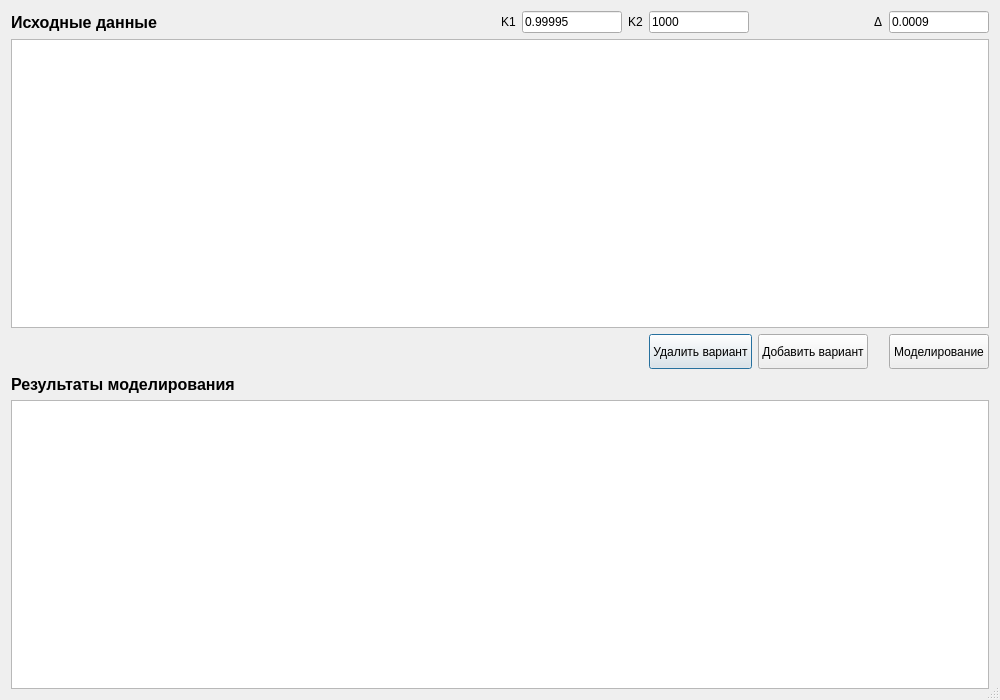
<?xml version="1.0" encoding="UTF-8"?>
<ui version="4.0">
 <class>AnalyticalModel</class>
 <widget class="QDialog" name="AnalyticalModel">
  <property name="windowModality">
   <enum>Qt::NonModal</enum>
  </property>
  <property name="enabled">
   <bool>true</bool>
  </property>
  <property name="geometry">
   <rect>
    <x>0</x>
    <y>0</y>
    <width>1000</width>
    <height>700</height>
   </rect>
  </property>
  <property name="windowTitle">
   <string>Аналитическая модель</string>
  </property>
  <property name="windowIcon">
   <iconset>
    <normaloff>analytics.ico</normaloff>analytics.ico</iconset>
  </property>
  <property name="sizeGripEnabled">
   <bool>true</bool>
  </property>
  <property name="modal">
   <bool>true</bool>
  </property>
  <layout class="QGridLayout" name="gridLayout_2">
   <item row="0" column="0">
    <layout class="QGridLayout" name="gridLayout">
     <item row="1" column="0" colspan="8">
      <widget class="QTableWidget" name="inputTableWidget">
       <property name="editTriggers">
        <set>QAbstractItemView::AnyKeyPressed|QAbstractItemView::DoubleClicked|QAbstractItemView::EditKeyPressed|QAbstractItemView::SelectedClicked</set>
       </property>
      </widget>
     </item>
     <item row="3" column="0">
      <widget class="QLabel" name="label_2">
       <property name="font">
        <font>
         <pointsize>12</pointsize>
         <weight>75</weight>
         <bold>true</bold>
        </font>
       </property>
       <property name="text">
        <string>Результаты моделирования</string>
       </property>
      </widget>
     </item>
     <item row="2" column="4">
      <widget class="QPushButton" name="deleteVariantButton">
       <property name="sizePolicy">
        <sizepolicy hsizetype="Fixed" vsizetype="Fixed">
         <horstretch>0</horstretch>
         <verstretch>0</verstretch>
        </sizepolicy>
       </property>
       <property name="minimumSize">
        <size>
         <width>0</width>
         <height>35</height>
        </size>
       </property>
       <property name="text">
        <string>Удалить вариант</string>
       </property>
      </widget>
     </item>
     <item row="2" column="7">
      <widget class="QPushButton" name="calculateButton">
       <property name="minimumSize">
        <size>
         <width>0</width>
         <height>35</height>
        </size>
       </property>
       <property name="autoFillBackground">
        <bool>false</bool>
       </property>
       <property name="text">
        <string>Моделирование</string>
       </property>
      </widget>
     </item>
     <item row="2" column="5">
      <widget class="QPushButton" name="addVariantButton">
       <property name="minimumSize">
        <size>
         <width>0</width>
         <height>35</height>
        </size>
       </property>
       <property name="text">
        <string>Добавить вариант</string>
       </property>
      </widget>
     </item>
     <item row="0" column="0">
      <widget class="QLabel" name="label">
       <property name="font">
        <font>
         <pointsize>12</pointsize>
         <weight>75</weight>
         <bold>true</bold>
        </font>
       </property>
       <property name="text">
        <string>Исходные данные</string>
       </property>
      </widget>
     </item>
     <item row="4" column="0" colspan="8">
      <widget class="QTableWidget" name="outputTableWidget">
       <property name="editTriggers">
        <set>QAbstractItemView::NoEditTriggers</set>
       </property>
      </widget>
     </item>
     <item row="0" column="1">
      <widget class="QLabel" name="label_3">
       <property name="toolTip">
        <string>&lt;html&gt;&lt;head/&gt;&lt;body&gt;&lt;p&gt;&lt;span style=&quot; font-size:12pt;&quot;&gt;При некорректном вводе используется значение по умолчанию, которое равно 0.99995&lt;/span&gt;&lt;/p&gt;&lt;/body&gt;&lt;/html&gt;</string>
       </property>
       <property name="text">
        <string>K1</string>
       </property>
      </widget>
     </item>
     <item row="0" column="2">
      <widget class="QLineEdit" name="k1LineEdit">
       <property name="maximumSize">
        <size>
         <width>100</width>
         <height>16777215</height>
        </size>
       </property>
       <property name="toolTip">
        <string>&lt;html&gt;&lt;head/&gt;&lt;body&gt;&lt;p&gt;&lt;span style=&quot; font-size:12pt;&quot;&gt;При некорректном вводе используется значение по умолчанию = 0.99995&lt;/span&gt;&lt;/p&gt;&lt;/body&gt;&lt;/html&gt;</string>
       </property>
       <property name="text">
        <string>0.99995</string>
       </property>
      </widget>
     </item>
     <item row="0" column="6">
      <widget class="QLabel" name="label_5">
       <property name="toolTip">
        <string>&lt;html&gt;&lt;head/&gt;&lt;body&gt;&lt;p&gt;&lt;span style=&quot; font-size:12pt;&quot;&gt;При некорректном вводе используется значение по умолчанию, которое равно 0.0009&lt;/span&gt;&lt;/p&gt;&lt;/body&gt;&lt;/html&gt;</string>
       </property>
       <property name="text">
        <string>Δ</string>
       </property>
      </widget>
     </item>
     <item row="0" column="7">
      <widget class="QLineEdit" name="deltaLineEdit">
       <property name="maximumSize">
        <size>
         <width>100</width>
         <height>16777215</height>
        </size>
       </property>
       <property name="text">
        <string>0.0009</string>
       </property>
      </widget>
     </item>
     <item row="0" column="3">
      <widget class="QLabel" name="label_4">
       <property name="toolTip">
        <string>&lt;html&gt;&lt;head/&gt;&lt;body&gt;&lt;p&gt;&lt;span style=&quot; font-size:12pt;&quot;&gt;При некорректном вводе используется значение по умолчанию, которое равно 1000&lt;/span&gt;&lt;/p&gt;&lt;/body&gt;&lt;/html&gt;</string>
       </property>
       <property name="layoutDirection">
        <enum>Qt::RightToLeft</enum>
       </property>
       <property name="text">
        <string>K2</string>
       </property>
      </widget>
     </item>
     <item row="2" column="0">
      <spacer name="horizontalSpacer">
       <property name="orientation">
        <enum>Qt::Horizontal</enum>
       </property>
       <property name="sizeHint" stdset="0">
        <size>
         <width>40</width>
         <height>20</height>
        </size>
       </property>
      </spacer>
     </item>
     <item row="0" column="4">
      <widget class="QLineEdit" name="k2LineEdit">
       <property name="maximumSize">
        <size>
         <width>100</width>
         <height>16777215</height>
        </size>
       </property>
       <property name="text">
        <string>1000</string>
       </property>
      </widget>
     </item>
    </layout>
   </item>
  </layout>
 </widget>
 <tabstops>
  <tabstop>k1LineEdit</tabstop>
  <tabstop>k2LineEdit</tabstop>
  <tabstop>deltaLineEdit</tabstop>
  <tabstop>inputTableWidget</tabstop>
  <tabstop>deleteVariantButton</tabstop>
  <tabstop>addVariantButton</tabstop>
  <tabstop>calculateButton</tabstop>
  <tabstop>outputTableWidget</tabstop>
 </tabstops>
 <resources/>
 <connections/>
</ui>
